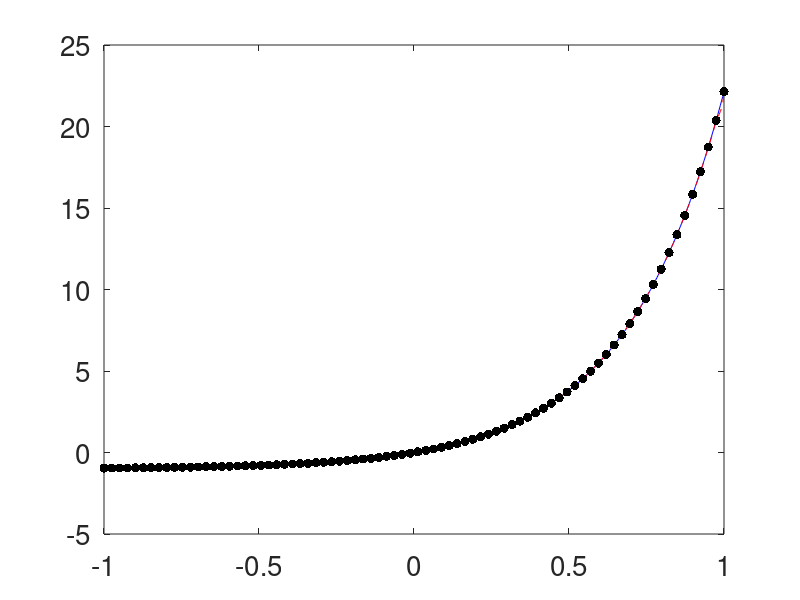

Write the MATLAB code that produced this figure.
%Cones and Kernel Approximation for Guarantees
%% Preliminaries
clear all
close all
format compact
set(0,'defaultaxesfontsize',20,'defaulttextfontsize',20)
theta=pi;
testfun=@(x) exp(theta*x)-1;
%testfun=@(x) sin(2*pi*x);
%testfun=@(x) (x.^2/2-1/8).*(x>1/2);
tau=.1;
epsilon = 1e-2;

%% Kernel
a=.5;
%b=.9;
bp2 = @(x) x.^2-x+1/6;
bp4 = @(x) x.^4-2*x.^3+x.^2-1/30;
kernel=@(x,t) 1-a+a*6*(bp2(abs(bsxfun(@plus,acos(x),acos(t')))/(2*pi))+bp2(abs(bsxfun(@minus,acos(x),acos(t')))/(2*pi)));

%% Data and spline approximation
n=80
xnode=linspace(-1,1,n)';
Kmat=kernel(xnode,xnode);
condK=cond(Kmat)
y=testfun(xnode);
c=Kmat\y;
splinef=@(x) kernel(x,xnode)*c;

%% Plot of test function and spline
nplot=500;
xplot=linspace(-1,1,nplot)';
plot(xplot,testfun(xplot),'b-',...
    xplot,splinef(xplot),'r--',...
    xnode,y,'k.','markersize',20,...
    'linewidth',3)
ntest=1000;
xtest=linspace(-1,1,ntest)';

%% Root mean square error
error2=sqrt(mean((testfun(xtest)-splinef(xtest)).^2))
error_sup=max(abs(testfun(xtest)-splinef(xtest)))
normHsplinef=sqrt(c'*y)
Ktildemat = (1-a)^2-12*a^2*(bp4(abs(bsxfun(@plus,acos(xnode),acos(xnode')))/(2*pi))+bp4(abs(bsxfun(@minus,acos(xnode),acos(xnode')))/(2*pi)));
condKtilde=cond(Ktildemat)
traceKK=trace(Ktildemat/Kmat)
Herrbd=sqrt(1-traceKK)

%% Algorithm 1 Stage 1
%normTsplinef=sqrt(c'*Ktildemat*c);
ErrBound = Herrbd*normHsplinef/(1-tau)
